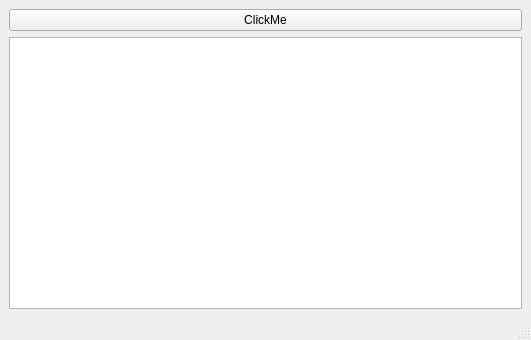
<?xml version="1.0" encoding="UTF-8"?>
<ui version="4.0">
 <class>MainWindow</class>
 <widget class="QMainWindow" name="MainWindow">
  <property name="geometry">
   <rect>
    <x>0</x>
    <y>0</y>
    <width>531</width>
    <height>340</height>
   </rect>
  </property>
  <property name="windowTitle">
   <string>MainWindow</string>
  </property>
  <widget class="QWidget" name="centralwidget">
   <layout class="QGridLayout" name="gridLayout">
    <item row="0" column="0">
     <widget class="QPushButton" name="pushButton">
      <property name="text">
       <string>ClickMe</string>
      </property>
     </widget>
    </item>
    <item row="1" column="0">
     <widget class="QTableView" name="tableView"/>
    </item>
   </layout>
  </widget>
  <widget class="QMenuBar" name="menubar">
   <property name="geometry">
    <rect>
     <x>0</x>
     <y>0</y>
     <width>531</width>
     <height>21</height>
    </rect>
   </property>
  </widget>
  <widget class="QStatusBar" name="statusbar"/>
 </widget>
 <resources/>
 <connections/>
</ui>
